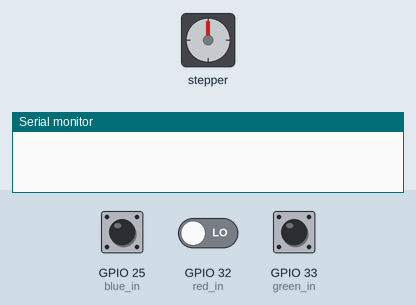
Bench run of a sketch on a simulated ESP32. Shown: stepper motor, the last lines printed to the serial monitor. Wiring (inferred from the names in the program): stepper motor driver (200 steps per turn assumed): step GPIO 17; direction GPIO 16. The inputs (shaded band) are chosen by the test bench; at power-on: GPIO 25 (blue_in) LOW, GPIO 32 (red_in) LOW, GPIO 33 (green_in) LOW.

Above: at 1.2 s.
1.3 s: GPIO 25 (blue_in) driven HIGH
At 2.5 s:
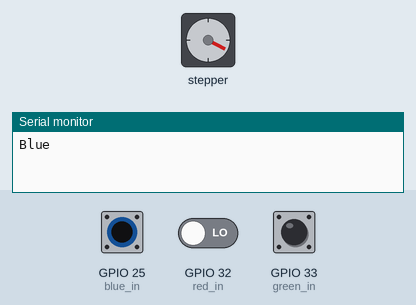
2.8 s: GPIO 32 (red_in) driven HIGH
At 3.5 s:
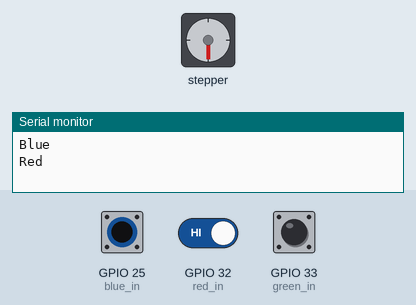
4.3 s: GPIO 33 (green_in) driven HIGH
At 5.5 s:
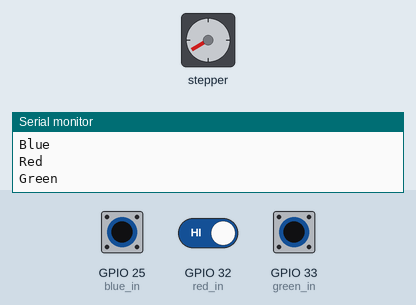
5.8 s: GPIO 25 (blue_in) pulsed LOW 2 times (0.12 s each, 0.3 s apart)
At 6.5 s:
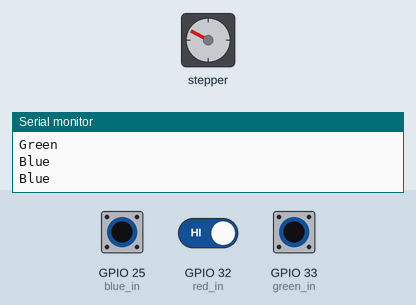
7.9 s: GPIO 33 (green_in) pulsed LOW 2 times (0.12 s each, 0.3 s apart)
At 8.8 s:
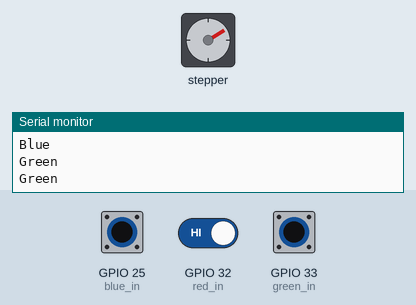
Timing chart, 0 to 10.9 s (numbered marks = the images above; inputs shaded):
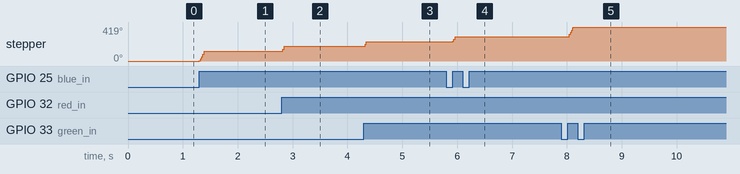

Measured:
- after the input at 1.3 s, stepper: turns 118° clockwise, starting at once
- after the input at 2.8 s, stepper: turns 62° clockwise, starting at once
- after the input at 4.3 s, stepper: turns 59° clockwise, starting at once
- after the input at 5.8 s, stepper: turns 59° clockwise, starting after 0.12 s
- after the input at 7.9 s, stepper: turns 121° clockwise, starting after 0.12 s

The sketch:

Filter_Wheel.ino
```cpp
/*
 *   Basic example code for controlling a stepper without library
 *
 *   by Dejan, https://howtomechatronics.com
 */

// defines pins
#define stepPin 17
#define dirPin 16
#define red_in 32
#define green_in 33
#define blue_in 25

#define red_pos 100
#define green_pos 33
#define blue_pos 66

int current_pos = 0;
int current_color = 0;//0 = red, 1 = green, 2 = blue

int prevRed = LOW;
int prevGreen = LOW;
int prevBlue = LOW;


void setup() {
  Serial.begin(9600);
  pinMode(stepPin, OUTPUT);
  pinMode(dirPin, OUTPUT);

  digitalWrite(stepPin, LOW);
  digitalWrite(dirPin, LOW);

  pinMode(red_in,   INPUT_PULLDOWN);
  pinMode(green_in, INPUT_PULLDOWN);
  pinMode(blue_in,  INPUT_PULLDOWN);
}


void stepN(int steps) {
  for (int i = 0; i < steps; i++) {
    digitalWrite(stepPin, HIGH);
    delayMicroseconds(700);
    digitalWrite(stepPin, LOW);
    delayMicroseconds(700);
  }
  current_pos += steps;
}


/*
void stepN(int steps) {
  int startDelay = 700;   // total period (µs)
  int endDelay   = 250;   // total period (µs)

  for (int i = 0; i < steps; i++) {

    int totalPeriod = startDelay -
      ((startDelay - endDelay) * i) / (steps - 1);

    int halfPeriod = totalPeriod / 2;

    digitalWrite(stepPin, HIGH);
    delayMicroseconds(halfPeriod);

    digitalWrite(stepPin, LOW);
    delayMicroseconds(halfPeriod);
  }

  current_pos += steps;
}
*/

void loop() {
  digitalWrite(dirPin, HIGH);

  int r = digitalRead(red_in);
  int g = digitalRead(green_in);
  int b = digitalRead(blue_in);

  if (r == HIGH && prevRed == LOW) {
    if (current_color == 1){
      stepN(67);
    }
    else if (current_color == 2){
      stepN(34);
    }
    current_pos = 0;
    current_color = 0;
    Serial.println("Red");
  }
  if (g == HIGH && prevGreen == LOW) {
    if (current_color == 0){
      stepN(33);
    }
    else if (current_color == 2){
      stepN(67);
    }
    current_pos = 0;
    current_color = 1;
    Serial.println("Green");
  }
  if (b == HIGH && prevBlue == LOW) {
    if (current_color == 0){
      stepN(66);
    }
    else if (current_color == 1){
      stepN(33);
    }
    current_pos = 0;
    current_color = 2;
    Serial.println("Blue");
  }

  prevRed = r;
  prevGreen = g;
  prevBlue = b;
  delay(5);
}
```
